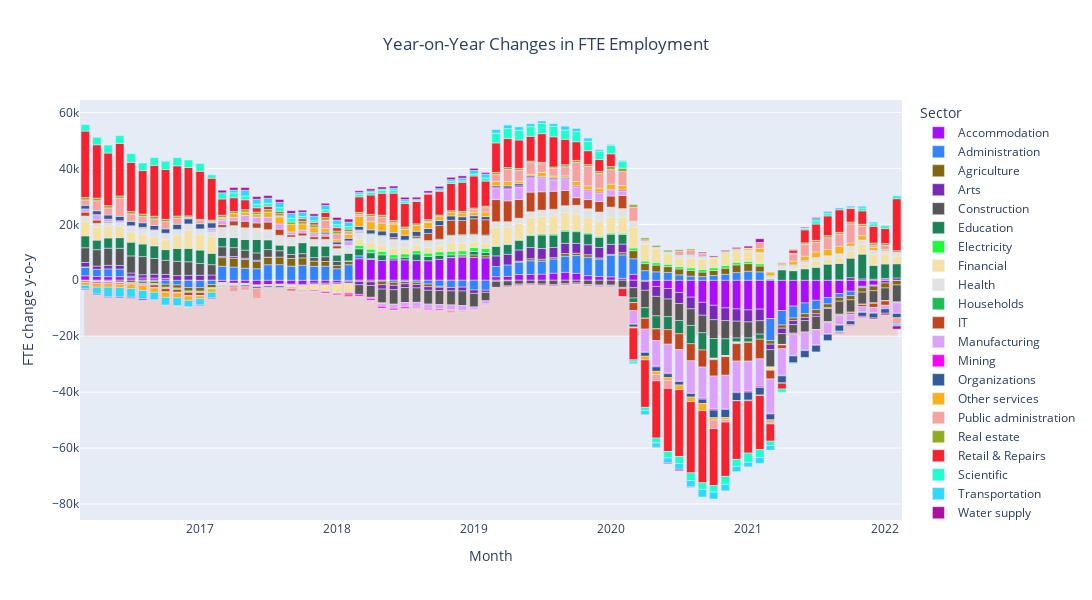

The notebook cell this image was saved under:
### Code cell
import plotly.express as px
import pandas as pd
import warnings
warnings.filterwarnings('ignore')

def filterCleanCPT(path, var ='FTE', municipality='CPT'):
    df = pd.read_csv(path)
    df = df[df.CAT_B == 'CPT']
    df[var] = df[var].str.replace('<10','0').astype('float')
    return df

def checkAllFTEGrowth(years=12,group='SIC7_1d',var='FTE'):
    sectors = filterCleanCPT('../cptData/Municipal_FTE_Industry5d_Monthly.csv')
    change = []
    df = sectors.groupby([group,'month'])[var].sum().reset_index()
    for sector in sectors[group].unique():
        diffDf = pd.DataFrame(df[df[group]==sector].sort_values('month')['FTE'].diff(years))
        diffDf.columns = [var+'_delta']
        diffDf['pct_change'] = pd.DataFrame(df[df[group]==sector].sort_values('month')['FTE'].pct_change(12))
        diffDf["month"]  = sorted(sectors.month.unique())
        diffDf[group] = sector
        change.append(diffDf)

    change = pd.concat(change,axis=0).set_index(['month','SIC7_1d'])
    df.set_index(['month','SIC7_1d'],inplace=True)
    change = pd.merge(df,change,left_index=True,right_index=True).reset_index()
    key  = pd.read_csv('../keys/key1d.csv')
    change = pd.merge(change,key, right_on="sic7_1d_numeric",left_on="SIC7_1d")
    return change.sort_values('month')

change = checkAllFTEGrowth(years=1,group='SIC7_1d',var='FTE')
figDf = change.pivot(index='month',columns='sic7_1d',values='FTE').sort_index().diff(12).iloc[-72:,:].stack().reset_index()
figDf.columns = ['Month','Sector','FTE change y-o-y']
fig = px.bar(figDf,x='Month',y='FTE change y-o-y',
color='Sector',
title='Year-on-Year Changes in FTE Employment',
height = 600,
color_discrete_sequence=px.colors.qualitative.Alphabet)
fig.update_layout(title_x=0.5,
                  width=1200,
                  height=600,)
fig.add_shape(
    type='rect',
     x0=figDf['Month'].min(), x1=figDf['Month'].max(),
     y0=-20000, y1=0,
    fillcolor='tomato',
    opacity=0.2,
    line=dict(color='tomato'),
    layer='below'  # Set the layer to 'below' to place the shape behind the traces
)
